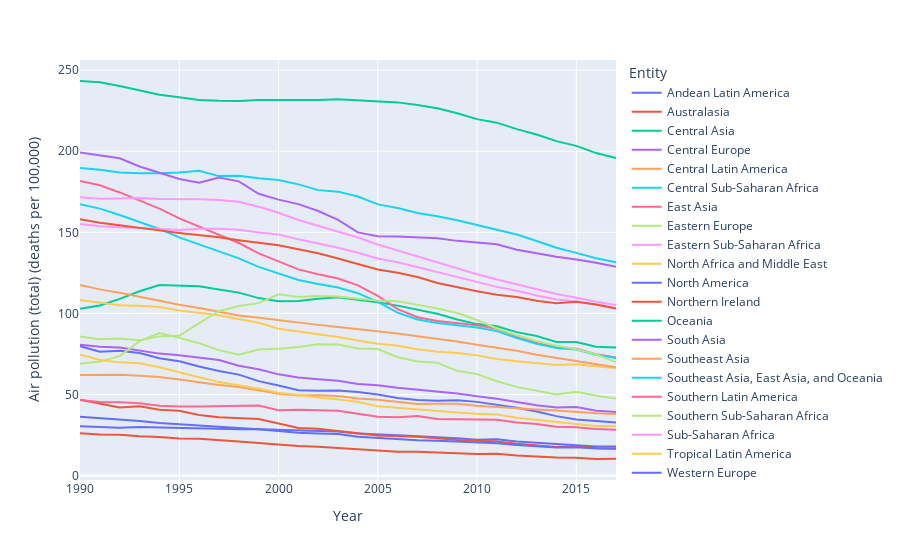

The notebook cell saved with this chart:
### Code cell
fig = px.line(world_region_df, x="Year", y="Air pollution (total) (deaths per 100,000)", color='Entity',hover_data={'Year':False})
fig.show(figsize=(20,6))

### Figure 1 — Plotly figure (JSON) as saved in the notebook; plotly's stock layout.template omitted (floating-point values rounded to 4 significant figures)
{"data": [{"hovertemplate": "Entity=Andean Latin America<br>Air pollution (total) (deaths per 100,000)=%{y}<extra></extra>", "legendgroup": "Andean Latin America", "line": {"color": "#636efa", "dash": "solid"}, "marker": {"symbol": "circle"}, "mode": "lines", "name": "Andean Latin America", "orientation": "v", "showlegend": true, "type": "scatter", "x": [1990, 1991, 1992, 1993, 1994, 1995, 1996, 1997, 1998, 1999, 2000, 2001, 2002, 2003, 2004, 2005, 2006, 2007, 2008, 2009, 2010, 2011, 2012, 2013, 2014, 2015, 2016, 2017], "xaxis": "x", "y": [79.76, 76.38, 77.07, 75.67, 72.44, 70.5, 67.33, 64.49, 62.31, 58.3, 55.64, 52.7, 52.38, 52.56, 51.53, 50.0, 47.95, 46.65, 46.14, 46.45, 45.5, 43.73, 41.87, 39.59, 36.72, 34.6, 33.51, 32.78], "yaxis": "y"}, {"hovertemplate": "Entity=Australasia<br>Air pollution (total) (deaths per 100,000)=%{y}<extra></extra>", "legendgroup": "Australasia", "line": {"color": "#EF553B", "dash": "solid"}, "marker": {"symbol": "circle"}, "mode": "lines", "name": "Australasia", "orientation": "v", "showlegend": true, "type": "scatter", "x": [1990, 1991, 1992, 1993, 1994, 1995, 1996, 1997, 1998, 1999, 2000, 2001, 2002, 2003, 2004, 2005, 2006, 2007, 2008, 2009, 2010, 2011, 2012, 2013, 2014, 2015, 2016, 2017], "xaxis": "x", "y": [26.2, 25.45, 25.28, 24.31, 23.89, 22.86, 22.73, 22.06, 21.07, 20.11, 19.03, 18.32, 17.88, 17.05, 16.16, 15.21, 14.75, 14.72, 14.43, 13.89, 13.33, 13.52, 12.39, 11.67, 11.18, 10.99, 10.29, 10.46], "yaxis": "y"}, {"hovertemplate": "Entity=Central Asia<br>Air pollution (total) (deaths per 100,000)=%{y}<extra></extra>", "legendgroup": "Central Asia", "line": {"color": "#00cc96", "dash": "solid"}, "marker": {"symbol": "circle"}, "mode": "lines", "name": "Central Asia", "orientation": "v", "showlegend": true, "type": "scatter", "x": [1990, 1991, 1992, 1993, 1994, 1995, 1996, 1997, 1998, 1999, 2000, 2001, 2002, 2003, 2004, 2005, 2006, 2007, 2008, 2009, 2010, 2011, 2012, 2013, 2014, 2015, 2016, 2017], "xaxis": "x", "y": [103.0, 105.0, 109.0, 113.7, 117.5, 117.0, 116.7, 114.7, 112.8, 109.5, 107.5, 107.7, 109.1, 110.0, 108.6, 106.8, 104.8, 102.3, 99.76, 96.23, 93.43, 92.16, 88.5, 86.06, 82.41, 82.39, 79.42, 79.04], "yaxis": "y"}, {"hovertemplate": "Entity=Central Europe<br>Air pollution (total) (deaths per 100,000)=%{y}<extra></extra>", "legendgroup": "Central Europe", "line": {"color": "#ab63fa", "dash": "solid"}, "marker": {"symbol": "circle"}, "mode": "lines", "name": "Central Europe", "orientation": "v", "showlegend": true, "type": "scatter", "x": [1990, 1991, 1992, 1993, 1994, 1995, 1996, 1997, 1998, 1999, 2000, 2001, 2002, 2003, 2004, 2005, 2006, 2007, 2008, 2009, 2010, 2011, 2012, 2013, 2014, 2015, 2016, 2017], "xaxis": "x", "y": [80.74, 79.49, 78.96, 76.89, 75.25, 74.24, 72.57, 71.35, 67.82, 65.64, 62.46, 60.57, 59.49, 58.48, 56.59, 55.68, 54.15, 52.97, 51.73, 50.69, 48.91, 47.49, 45.48, 43.37, 41.99, 42.35, 40.05, 39.29], "yaxis": "y"}, {"hovertemplate": "Entity=Central Latin America<br>Air pollution (total) (deaths per 100,000)=%{y}<extra></extra>", "legendgroup": "Central Latin America", "line": {"color": "#FFA15A", "dash": "solid"}, "marker": {"symbol": "circle"}, "mode": "lines", "name": "Central Latin America", "orientation": "v", "showlegend": true, "type": "scatter", "x": [1990, 1991, 1992, 1993, 1994, 1995, 1996, 1997, 1998, 1999, 2000, 2001, 2002, 2003, 2004, 2005, 2006, 2007, 2008, 2009, 2010, 2011, 2012, 2013, 2014, 2015, 2016, 2017], "xaxis": "x", "y": [62.05, 62.08, 62.2, 61.57, 60.85, 59.26, 57.54, 55.95, 54.63, 52.68, 50.52, 49.4, 49.62, 49.06, 47.6, 46.81, 45.61, 44.19, 44.27, 44.29, 43.11, 42.29, 41.23, 40.82, 40.13, 39.32, 38.41, 38.08], "yaxis": "y"}, {"hovertemplate": "Entity=Central Sub-Saharan Africa<br>Air pollution (total) (deaths per 100,000)=%{y}<extra></extra>", "legendgroup": "Central Sub-Saharan Africa", "line": {"color": "#19d3f3", "dash": "solid"}, "marker": {"symbol": "circle"}, "mode": "lines", "name": "Central Sub-Saharan Africa", "orientation": "v", "showlegend": true, "type": "scatter", "x": [1990, 1991, 1992, 1993, 1994, 1995, 1996, 1997, 1998, 1999, 2000, 2001, 2002, 2003, 2004, 2005, 2006, 2007, 2008, 2009, 2010, 2011, 2012, 2013, 2014, 2015, 2016, 2017], "xaxis": "x", "y": [189.6, 188.5, 186.9, 186.4, 186.5, 186.8, 188.0, 184.7, 184.8, 183.3, 182.2, 179.6, 176.0, 175.1, 172.1, 167.2, 165.0, 162.0, 160.0, 157.5, 154.5, 151.5, 148.7, 144.7, 140.5, 137.3, 134.0, 131.6], "yaxis": "y"}, {"hovertemplate": "Entity=East Asia<br>Air pollution (total) (deaths per 100,000)=%{y}<extra></extra>", "legendgroup": "East Asia", "line": {"color": "#FF6692", "dash": "solid"}, "marker": {"symbol": "circle"}, "mode": "lines", "name": "East Asia", "orientation": "v", "showlegend": true, "type": "scatter", "x": [1990, 1991, 1992, 1993, 1994, 1995, 1996, 1997, 1998, 1999, 2000, 2001, 2002, 2003, 2004, 2005, 2006, 2007, 2008, 2009, 2010, 2011, 2012, 2013, 2014, 2015, 2016, 2017], "xaxis": "x", "y": [181.7, 179.0, 174.6, 169.7, 164.6, 158.6, 153.5, 148.1, 143.4, 137.0, 132.1, 127.2, 124.1, 121.5, 117.3, 110.8, 102.6, 97.66, 95.3, 94.06, 92.76, 90.5, 85.71, 81.78, 79.08, 78.33, 74.83, 72.82], "yaxis": "y"}, {"hovertemplate": "Entity=Eastern Europe<br>Air pollution (total) (deaths per 100,000)=%{y}<extra></extra>", "legendgroup": "Eastern Europe", "line": {"color": "#B6E880", "dash": "solid"}, "marker": {"symbol": "circle"}, "mode": "lines", "name": "Eastern Europe", "orientation": "v", "showlegend": true, "type": "scatter", "x": [1990, 1991, 1992, 1993, 1994, 1995, 1996, 1997, 1998, 1999, 2000, 2001, 2002, 2003, 2004, 2005, 2006, 2007, 2008, 2009, 2010, 2011, 2012, 2013, 2014, 2015, 2016, 2017], "xaxis": "x", "y": [69.01, 70.32, 73.7, 82.97, 87.89, 85.05, 81.66, 77.39, 74.53, 77.79, 78.3, 79.39, 81.05, 80.86, 78.39, 78.1, 73.04, 70.42, 69.61, 64.62, 62.6, 58.21, 54.74, 52.39, 50.0, 51.76, 49.23, 47.55], "yaxis": "y"}, {"hovertemplate": "Entity=Eastern Sub-Saharan Africa<br>Air pollution (total) (deaths per 100,000)=%{y}<extra></extra>", "legendgroup": "Eastern Sub-Saharan Africa", "line": {"color": "#FF97FF", "dash": "solid"}, "marker": {"symbol": "circle"}, "mode": "lines", "name": "Eastern Sub-Saharan Africa", "orientation": "v", "showlegend": true, "type": "scatter", "x": [1990, 1991, 1992, 1993, 1994, 1995, 1996, 1997, 1998, 1999, 2000, 2001, 2002, 2003, 2004, 2005, 2006, 2007, 2008, 2009, 2010, 2011, 2012, 2013, 2014, 2015, 2016, 2017], "xaxis": "x", "y": [171.6, 170.6, 170.8, 171.1, 170.6, 170.5, 170.4, 169.9, 168.9, 165.7, 162.1, 157.6, 153.9, 150.4, 146.8, 142.5, 138.9, 135.0, 131.2, 127.6, 124.2, 120.9, 117.9, 114.9, 112.0, 109.6, 107.2, 105.2], "yaxis": "y"}, {"hovertemplate": "Entity=North Africa and Middle East<br>Air pollution (total) (deaths per 100,000)=%{y}<extra></extra>", "legendgroup": "North Africa and Middle East", "line": {"color": "#FECB52", "dash": "solid"}, "marker": {"symbol": "circle"}, "mode": "lines", "name": "North Africa and Middle East", "orientation": "v", "showlegend": true, "type": "scatter", "x": [1990, 1991, 1992, 1993, 1994, 1995, 1996, 1997, 1998, 1999, 2000, 2001, 2002, 2003, 2004, 2005, 2006, 2007, 2008, 2009, 2010, 2011, 2012, 2013, 2014, 2015, 2016, 2017], "xaxis": "x", "y": [108.3, 106.8, 105.1, 104.7, 103.9, 101.9, 100.2, 98.9, 96.56, 94.24, 90.59, 88.89, 87.1, 85.54, 83.3, 81.39, 80.13, 77.99, 76.41, 75.58, 74.16, 71.9, 70.49, 69.31, 68.17, 68.7, 67.25, 66.21], "yaxis": "y"}, {"hovertemplate": "Entity=North America<br>Air pollution (total) (deaths per 100,000)=%{y}<extra></extra>", "legendgroup": "North America", "line": {"color": "#636efa", "dash": "solid"}, "marker": {"symbol": "circle"}, "mode": "lines", "name": "North America", "orientation": "v", "showlegend": true, "type": "scatter", "x": [1990, 1991, 1992, 1993, 1994, 1995, 1996, 1997, 1998, 1999, 2000, 2001, 2002, 2003, 2004, 2005, 2006, 2007, 2008, 2009, 2010, 2011, 2012, 2013, 2014, 2015, 2016, 2017], "xaxis": "x", "y": [30.5, 30.14, 29.58, 30.0, 29.7, 29.56, 29.21, 28.87, 28.64, 28.69, 28.21, 28.0, 27.71, 27.2, 26.07, 25.71, 25.01, 24.25, 23.79, 23.06, 22.11, 22.45, 21.1, 20.38, 19.44, 19.11, 17.96, 17.94], "yaxis": "y"}, {"hovertemplate": "Entity=Northern Ireland<br>Air pollution (total) (deaths per 100,000)=%{y}<extra></extra>", "legendgroup": "Northern Ireland", "line": {"color": "#EF553B", "dash": "solid"}, "marker": {"symbol": "circle"}, "mode": "lines", "name": "Northern Ireland", "orientation": "v", "showlegend": true, "type": "scatter", "x": [1990, 1991, 1992, 1993, 1994, 1995, 1996, 1997, 1998, 1999, 2000, 2001, 2002, 2003, 2004, 2005, 2006, 2007, 2008, 2009, 2010, 2011, 2012, 2013, 2014, 2015, 2016, 2017], "xaxis": "x", "y": [46.81, 44.4, 42.05, 42.83, 40.63, 40.02, 37.46, 35.99, 35.24, 34.97, 32.13, 29.35, 28.97, 27.31, 26.1, 24.83, 24.53, 23.95, 23.07, 22.04, 21.59, 21.09, 19.73, 18.89, 17.68, 17.92, 17.01, 16.83], "yaxis": "y"}, {"hovertemplate": "Entity=Oceania<br>Air pollution (total) (deaths per 100,000)=%{y}<extra></extra>", "legendgroup": "Oceania", "line": {"color": "#00cc96", "dash": "solid"}, "marker": {"symbol": "circle"}, "mode": "lines", "name": "Oceania", "orientation": "v", "showlegend": true, "type": "scatter", "x": [1990, 1991, 1992, 1993, 1994, 1995, 1996, 1997, 1998, 1999, 2000, 2001, 2002, 2003, 2004, 2005, 2006, 2007, 2008, 2009, 2010, 2011, 2012, 2013, 2014, 2015, 2016, 2017], "xaxis": "x", "y": [243.3, 242.5, 240.3, 237.7, 234.8, 233.2, 231.6, 231.1, 231.0, 231.6, 231.5, 231.9, 231.6, 232.0, 231.4, 230.5, 230.1, 228.4, 226.4, 223.4, 219.8, 217.6, 213.6, 210.3, 206.2, 203.3, 198.8, 195.9], "yaxis": "y"}, {"hovertemplate": "Entity=South Asia<br>Air pollution (total) (deaths per 100,000)=%{y}<extra></extra>", "legendgroup": "South Asia", "line": {"color": "#ab63fa", "dash": "solid"}, "marker": {"symbol": "circle"}, "mode": "lines", "name": "South Asia", "orientation": "v", "showlegend": true, "type": "scatter", "x": [1990, 1991, 1992, 1993, 1994, 1995, 1996, 1997, 1998, 1999, 2000, 2001, 2002, 2003, 2004, 2005, 2006, 2007, 2008, 2009, 2010, 2011, 2012, 2013, 2014, 2015, 2016, 2017], "xaxis": "x", "y": [199.2, 197.2, 195.7, 190.6, 186.5, 182.9, 180.6, 183.7, 181.4, 173.7, 170.2, 167.4, 163.1, 157.7, 150.0, 147.7, 147.4, 147.0, 146.3, 144.7, 143.9, 142.7, 139.3, 137.2, 134.9, 133.3, 131.3, 128.8], "yaxis": "y"}, {"hovertemplate": "Entity=Southeast Asia<br>Air pollution (total) (deaths per 100,000)=%{y}<extra></extra>", "legendgroup": "Southeast Asia", "line": {"color": "#FFA15A", "dash": "solid"}, "marker": {"symbol": "circle"}, "mode": "lines", "name": "Southeast Asia", "orientation": "v", "showlegend": true, "type": "scatter", "x": [1990, 1991, 1992, 1993, 1994, 1995, 1996, 1997, 1998, 1999, 2000, 2001, 2002, 2003, 2004, 2005, 2006, 2007, 2008, 2009, 2010, 2011, 2012, 2013, 2014, 2015, 2016, 2017], "xaxis": "x", "y": [117.6, 114.8, 112.7, 110.1, 107.5, 105.3, 103.3, 100.9, 98.68, 97.38, 95.81, 94.17, 92.96, 91.66, 90.47, 89.0, 87.64, 85.99, 84.57, 82.73, 80.77, 78.89, 76.96, 74.53, 72.52, 70.94, 68.52, 66.89], "yaxis": "y"}, {"hovertemplate": "Entity=Southeast Asia, East Asia, and Oceania<br>Air pollution (total) (deaths per 100,000)=%{y}<extra></extra>", "legendgroup": "Southeast Asia, East Asia, and Oceania", "line": {"color": "#19d3f3", "dash": "solid"}, "marker": {"symbol": "circle"}, "mode": "lines", "name": "Southeast Asia, East Asia, and Oceania", "orientation": "v", "showlegend": true, "type": "scatter", "x": [1990, 1991, 1992, 1993, 1994, 1995, 1996, 1997, 1998, 1999, 2000, 2001, 2002, 2003, 2004, 2005, 2006, 2007, 2008, 2009, 2010, 2011, 2012, 2013, 2014, 2015, 2016, 2017], "xaxis": "x", "y": [167.3, 164.6, 160.7, 156.4, 152.0, 146.9, 142.6, 137.9, 133.9, 128.7, 124.7, 120.6, 118.1, 116.0, 112.5, 107.2, 100.5, 96.28, 94.14, 92.77, 91.31, 89.1, 84.9, 81.25, 78.68, 77.78, 74.51, 72.56], "yaxis": "y"}, {"hovertemplate": "Entity=Southern Latin America<br>Air pollution (total) (deaths per 100,000)=%{y}<extra></extra>", "legendgroup": "Southern Latin America", "line": {"color": "#FF6692", "dash": "solid"}, "marker": {"symbol": "circle"}, "mode": "lines", "name": "Southern Latin America", "orientation": "v", "showlegend": true, "type": "scatter", "x": [1990, 1991, 1992, 1993, 1994, 1995, 1996, 1997, 1998, 1999, 2000, 2001, 2002, 2003, 2004, 2005, 2006, 2007, 2008, 2009, 2010, 2011, 2012, 2013, 2014, 2015, 2016, 2017], "xaxis": "x", "y": [46.68, 45.4, 45.3, 44.61, 43.16, 42.58, 42.73, 42.82, 43.17, 43.22, 40.41, 40.58, 40.27, 40.1, 38.22, 36.37, 36.0, 36.73, 34.9, 34.72, 34.24, 34.42, 32.75, 31.86, 30.12, 29.94, 28.83, 28.39], "yaxis": "y"}, {"hovertemplate": "Entity=Southern Sub-Saharan Africa<br>Air pollution (total) (deaths per 100,000)=%{y}<extra></extra>", "legendgroup": "Southern Sub-Saharan Africa", "line": {"color": "#B6E880", "dash": "solid"}, "marker": {"symbol": "circle"}, "mode": "lines", "name": "Southern Sub-Saharan Africa", "orientation": "v", "showlegend": true, "type": "scatter", "x": [1990, 1991, 1992, 1993, 1994, 1995, 1996, 1997, 1998, 1999, 2000, 2001, 2002, 2003, 2004, 2005, 2006, 2007, 2008, 2009, 2010, 2011, 2012, 2013, 2014, 2015, 2016, 2017], "xaxis": "x", "y": [85.79, 84.14, 84.5, 83.42, 85.87, 86.2, 93.99, 101.4, 104.6, 106.4, 111.8, 110.2, 110.8, 110.5, 109.0, 108.0, 107.6, 105.3, 103.1, 100.3, 95.95, 90.75, 86.61, 82.97, 80.17, 77.87, 74.84, 69.85], "yaxis": "y"}, {"hovertemplate": "Entity=Sub-Saharan Africa<br>Air pollution (total) (deaths per 100,000)=%{y}<extra></extra>", "legendgroup": "Sub-Saharan Africa", "line": {"color": "#FF97FF", "dash": "solid"}, "marker": {"symbol": "circle"}, "mode": "lines", "name": "Sub-Saharan Africa", "orientation": "v", "showlegend": true, "type": "scatter", "x": [1990, 1991, 1992, 1993, 1994, 1995, 1996, 1997, 1998, 1999, 2000, 2001, 2002, 2003, 2004, 2005, 2006, 2007, 2008, 2009, 2010, 2011, 2012, 2013, 2014, 2015, 2016, 2017], "xaxis": "x", "y": [155.1, 153.7, 153.1, 152.3, 152.0, 151.4, 152.2, 152.3, 151.6, 149.9, 148.7, 145.7, 143.1, 140.5, 137.4, 133.9, 131.6, 128.6, 125.4, 122.4, 119.4, 116.4, 114.0, 111.0, 108.6, 107.6, 105.3, 102.7], "yaxis": "y"}, {"hovertemplate": "Entity=Tropical Latin America<br>Air pollution (total) (deaths per 100,000)=%{y}<extra></extra>", "legendgroup": "Tropical Latin America", "line": {"color": "#FECB52", "dash": "solid"}, "marker": {"symbol": "circle"}, "mode": "lines", "name": "Tropical Latin America", "orientation": "v", "showlegend": true, "type": "scatter", "x": [1990, 1991, 1992, 1993, 1994, 1995, 1996, 1997, 1998, 1999, 2000, 2001, 2002, 2003, 2004, 2005, 2006, 2007, 2008, 2009, 2010, 2011, 2012, 2013, 2014, 2015, 2016, 2017], "xaxis": "x", "y": [74.74, 71.35, 69.85, 69.33, 66.78, 63.55, 60.73, 57.69, 55.88, 53.65, 51.12, 49.58, 48.18, 47.04, 45.49, 42.82, 41.82, 40.74, 39.72, 39.0, 38.25, 37.67, 35.72, 34.35, 32.75, 31.82, 30.63, 30.58], "yaxis": "y"}, {"hovertemplate": "Entity=Western Europe<br>Air pollution (total) (deaths per 100,000)=%{y}<extra></extra>", "legendgroup": "Western Europe", "line": {"color": "#636efa", "dash": "solid"}, "marker": {"symbol": "circle"}, "mode": "lines", "name": "Western Europe", "orientation": "v", "showlegend": true, "type": "scatter", "x": [1990, 1991, 1992, 1993, 1994, 1995, 1996, 1997, 1998, 1999, 2000, 2001, 2002, 2003, 2004, 2005, 2006, 2007, 2008, 2009, 2010, 2011, 2012, 2013, 2014, 2015, 2016, 2017], "xaxis": "x", "y": [36.33, 35.5, 34.26, 33.65, 32.44, 31.77, 31.01, 30.0, 29.37, 28.64, 27.46, 26.5, 26.06, 25.64, 24.03, 23.23, 22.4, 21.9, 21.47, 20.96, 20.27, 20.03, 18.88, 18.28, 17.31, 17.56, 16.72, 16.56], "yaxis": "y"}, {"hovertemplate": "Entity=Western Sub-Saharan Africa<br>Air pollution (total) (deaths per 100,000)=%{y}<extra></extra>", "legendgroup": "Western Sub-Saharan Africa", "line": {"color": "#EF553B", "dash": "solid"}, "marker": {"symbol": "circle"}, "mode": "lines", "name": "Western Sub-Saharan Africa", "orientation": "v", "showlegend": true, "type": "scatter", "x": [1990, 1991, 1992, 1993, 1994, 1995, 1996, 1997, 1998, 1999, 2000, 2001, 2002, 2003, 2004, 2005, 2006, 2007, 2008, 2009, 2010, 2011, 2012, 2013, 2014, 2015, 2016, 2017], "xaxis": "x", "y": [158.0, 156.0, 154.4, 152.6, 151.2, 149.6, 148.4, 147.0, 145.2, 143.4, 142.0, 139.6, 137.1, 133.9, 130.6, 127.1, 125.1, 122.5, 118.8, 116.2, 113.7, 111.5, 110.2, 107.8, 106.3, 107.1, 105.6, 103.2], "yaxis": "y"}], "layout": {"autosize": true, "legend": {"title": {"text": "Entity"}, "tracegroupgap": 0}, "margin": {"t": 60}, "xaxis": {"anchor": "y", "autorange": true, "domain": [0, 1], "range": [1990, 2017], "title": {"text": "Year"}, "type": "linear"}, "yaxis": {"anchor": "x", "autorange": true, "domain": [0, 1], "range": [-2.652, 256.2], "title": {"text": "Air pollution (total) (deaths per 100,000)"}, "type": "linear"}}}
